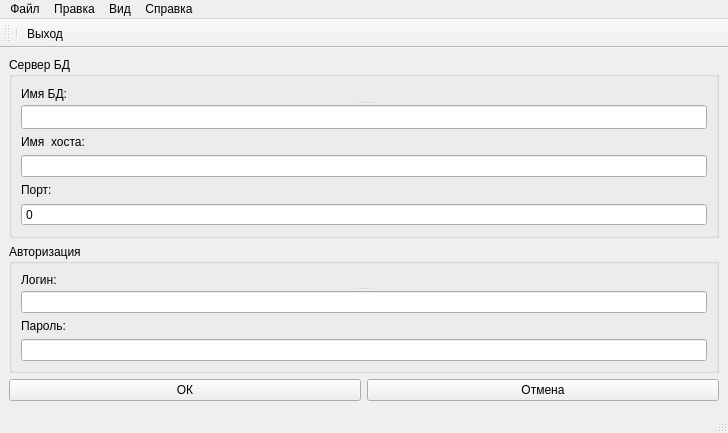
<?xml version="1.0" encoding="UTF-8"?>
<ui version="4.0">
 <class>MainWindow</class>
 <widget class="QMainWindow" name="MainWindow">
  <property name="geometry">
   <rect>
    <x>0</x>
    <y>0</y>
    <width>728</width>
    <height>433</height>
   </rect>
  </property>
  <property name="minimumSize">
   <size>
    <width>305</width>
    <height>433</height>
   </size>
  </property>
  <property name="maximumSize">
   <size>
    <width>16777215</width>
    <height>433</height>
   </size>
  </property>
  <property name="windowTitle">
   <string>MainWindow</string>
  </property>
  <widget class="QWidget" name="centralwidget">
   <layout class="QVBoxLayout" name="verticalLayout_2">
    <item>
     <widget class="QGroupBox" name="groupBox">
      <property name="minimumSize">
       <size>
        <width>0</width>
        <height>181</height>
       </size>
      </property>
      <property name="maximumSize">
       <size>
        <width>16777215</width>
        <height>181</height>
       </size>
      </property>
      <property name="title">
       <string>Сервер БД</string>
      </property>
      <layout class="QGridLayout" name="gridLayout">
       <item row="0" column="0">
        <widget class="QSplitter" name="splitter_3">
         <property name="orientation">
          <enum>Qt::Vertical</enum>
         </property>
         <widget class="QLabel" name="label_3">
          <property name="text">
           <string>Имя БД:</string>
          </property>
         </widget>
         <widget class="QLineEdit" name="lineEdit"/>
        </widget>
       </item>
       <item row="3" column="0">
        <widget class="QLabel" name="label">
         <property name="text">
          <string>Порт:</string>
         </property>
        </widget>
       </item>
       <item row="2" column="0">
        <widget class="QLineEdit" name="lineEdit_2"/>
       </item>
       <item row="1" column="0">
        <widget class="QLabel" name="label_2">
         <property name="text">
          <string>Имя  хоста:</string>
         </property>
        </widget>
       </item>
       <item row="4" column="0">
        <widget class="QSpinBox" name="spinBox">
         <property name="buttonSymbols">
          <enum>QAbstractSpinBox::NoButtons</enum>
         </property>
        </widget>
       </item>
      </layout>
     </widget>
    </item>
    <item>
     <widget class="QGroupBox" name="groupBox_2">
      <property name="minimumSize">
       <size>
        <width>0</width>
        <height>129</height>
       </size>
      </property>
      <property name="maximumSize">
       <size>
        <width>16777215</width>
        <height>129</height>
       </size>
      </property>
      <property name="title">
       <string>Авторизация</string>
      </property>
      <layout class="QVBoxLayout" name="verticalLayout">
       <item>
        <widget class="QSplitter" name="splitter">
         <property name="orientation">
          <enum>Qt::Vertical</enum>
         </property>
         <widget class="QLabel" name="label_4">
          <property name="text">
           <string>Логин:</string>
          </property>
         </widget>
         <widget class="QLineEdit" name="lineEdit_3"/>
        </widget>
       </item>
       <item>
        <widget class="QLabel" name="label_5">
         <property name="text">
          <string>Пароль:</string>
         </property>
        </widget>
       </item>
       <item>
        <widget class="QLineEdit" name="lineEdit_4"/>
       </item>
      </layout>
     </widget>
    </item>
    <item>
     <layout class="QHBoxLayout" name="horizontalLayout">
      <property name="sizeConstraint">
       <enum>QLayout::SetMinimumSize</enum>
      </property>
      <item>
       <widget class="QPushButton" name="pushButton">
        <property name="text">
         <string>ОК</string>
        </property>
       </widget>
      </item>
      <item>
       <widget class="QPushButton" name="pushButton_2">
        <property name="text">
         <string>Отмена</string>
        </property>
       </widget>
      </item>
     </layout>
    </item>
   </layout>
  </widget>
  <widget class="QMenuBar" name="menubar">
   <property name="geometry">
    <rect>
     <x>0</x>
     <y>0</y>
     <width>728</width>
     <height>22</height>
    </rect>
   </property>
   <widget class="QMenu" name="menu">
    <property name="title">
     <string>Файл</string>
    </property>
    <addaction name="ma_con"/>
    <addaction name="ma_exit"/>
   </widget>
   <widget class="QMenu" name="menu_3">
    <property name="title">
     <string>Правка</string>
    </property>
   </widget>
   <widget class="QMenu" name="menu_4">
    <property name="title">
     <string>Вид</string>
    </property>
   </widget>
   <widget class="QMenu" name="menu_5">
    <property name="title">
     <string>Справка</string>
    </property>
   </widget>
   <addaction name="menu"/>
   <addaction name="menu_3"/>
   <addaction name="menu_4"/>
   <addaction name="menu_5"/>
  </widget>
  <widget class="QStatusBar" name="statusbar"/>
  <widget class="QToolBar" name="toolBar">
   <property name="windowTitle">
    <string>toolBar</string>
   </property>
   <attribute name="toolBarArea">
    <enum>TopToolBarArea</enum>
   </attribute>
   <attribute name="toolBarBreak">
    <bool>false</bool>
   </attribute>
   <addaction name="separator"/>
   <addaction name="mt_exit"/>
  </widget>
  <action name="ma_exit">
   <property name="icon">
    <iconset theme="application-exit"/>
   </property>
   <property name="text">
    <string>Выход</string>
   </property>
   <property name="menuRole">
    <enum>QAction::QuitRole</enum>
   </property>
  </action>
  <action name="ma_con">
   <property name="text">
    <string>Подключение</string>
   </property>
  </action>
  <action name="mt_exit">
   <property name="icon">
    <iconset theme="application-exit"/>
   </property>
   <property name="text">
    <string>Выход</string>
   </property>
   <property name="toolTip">
    <string>Выйти из приложения</string>
   </property>
   <property name="menuRole">
    <enum>QAction::NoRole</enum>
   </property>
  </action>
 </widget>
 <resources/>
 <connections>
  <connection>
   <sender>ma_exit</sender>
   <signal>triggered()</signal>
   <receiver>MainWindow</receiver>
   <slot>close()</slot>
   <hints>
    <hint type="sourcelabel">
     <x>-1</x>
     <y>-1</y>
    </hint>
    <hint type="destinationlabel">
     <x>372</x>
     <y>157</y>
    </hint>
   </hints>
  </connection>
  <connection>
   <sender>mt_exit</sender>
   <signal>triggered()</signal>
   <receiver>MainWindow</receiver>
   <slot>close()</slot>
   <hints>
    <hint type="sourcelabel">
     <x>-1</x>
     <y>-1</y>
    </hint>
    <hint type="destinationlabel">
     <x>372</x>
     <y>157</y>
    </hint>
   </hints>
  </connection>
  <connection>
   <sender>ma_con</sender>
   <signal>triggered()</signal>
   <receiver>pushButton</receiver>
   <slot>click()</slot>
   <hints>
    <hint type="sourcelabel">
     <x>-1</x>
     <y>-1</y>
    </hint>
    <hint type="destinationlabel">
     <x>185</x>
     <y>389</y>
    </hint>
   </hints>
  </connection>
 </connections>
</ui>
